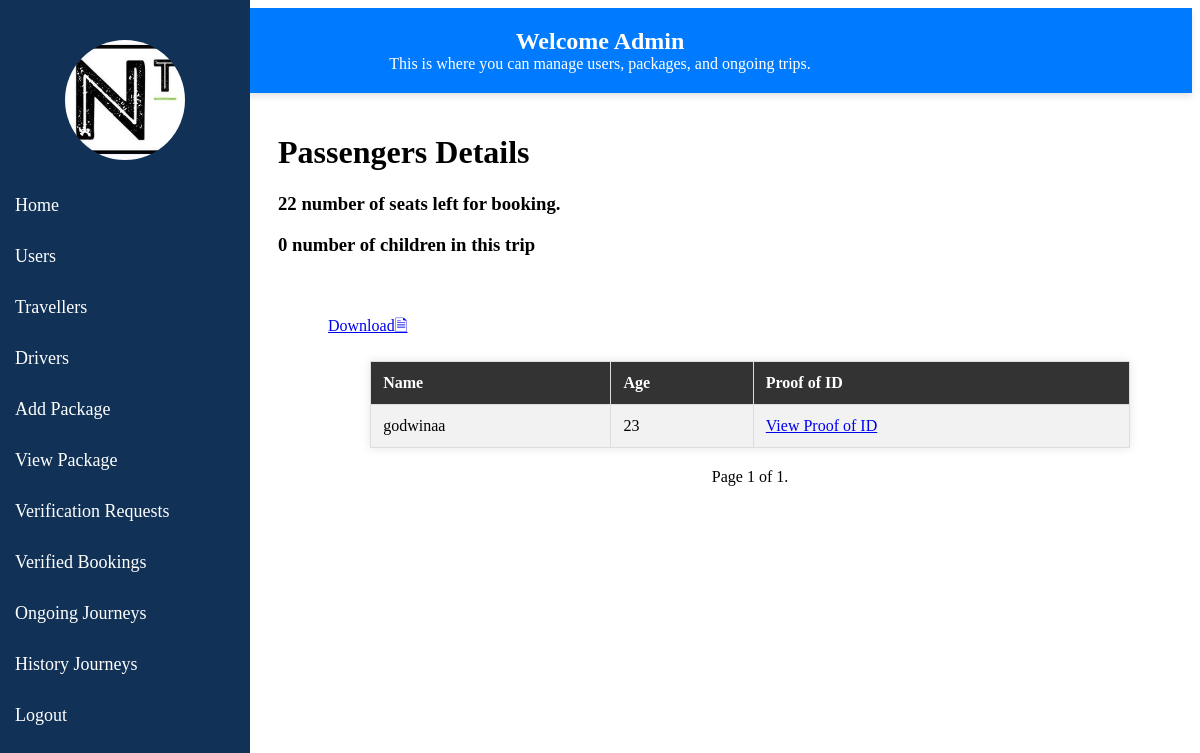
The page /booking_list/5987 (signed in) on the database its author committed.
### Niwi_Travels/models.py (models this page shows, shortened)
class TravelPackage(models.Model):
    STATUS_CHOICES = (
        ('Running', 'Running'),
        ('Paused', 'Paused'),
    )
    ACCOMMODATION_CHOICES = (
        ('Included', 'Included'),
        ('Excluded', 'Excluded'),
    )
    FEED_CHOICES = (
        ('Save', 'Save'),
        ('Post', 'Post'),
    )
    package_name = models.CharField(max_length=100)
    description = models.TextField()
    destination = models.CharField(max_length=100)
    duration = models.PositiveIntegerField()
    price = models.DecimalField(max_digits=10, decimal_places=2)
    start_date = models.DateField()
    end_date = models.DateField()
    accommodation = models.CharField(max_length=100, choices=ACCOMMODATION_CHOICES,default='Included')
    transportation = models.CharField(max_length=100)
    activities = models.TextField()
    inclusions = models.TextField()
    exclusions = models.TextField()
    images = models.ImageField(upload_to='package_images/')
    availability = models.PositiveIntegerField()
    booking_deadline = models.DateField()
    category = models.CharField(max_length=50)
    tags = models.CharField(max_length=100)
    cancellation_policy = models.TextField()
    status = models.CharField(max_length=10, choices=STATUS_CHOICES, default='Pending')
    feed = models.CharField(max_length=10, choices=FEED_CHOICES, default='Save')

class Passenger(models.Model):
    passenger_name = models.CharField(max_length=100)
    passenger_age = models.PositiveIntegerField()
    proof_of_id = models.FileField(upload_to='passenger_ids/')
    package = models.ForeignKey(TravelPackage, on_delete=models.CASCADE)  # Assuming TravelPackage is your package model
    user = models.ForeignKey(User, on_delete=models.CASCADE)  # Associate each passenger with a user
    status = models.CharField(max_length=20, default='Pending')  # Assuming 'Pending' is the default status
    booking = models.ForeignKey(Booking, on_delete=models.CASCADE, related_name='passengers', null=True, blank=True)
    def __str__(self):
        return self.passenger_name

### Niwi_Travels/views.py (the view)
# urls.py: path('booking_list/<int:package_id>', views.booking_list, name='booking_list'),
@login_required(login_url='log')
def booking_list(request, package_id):
    package = get_object_or_404(TravelPackage, id=package_id)
    verified_passengers = Booking.objects.filter( package=package, status='Confirmed', payment='Paid')
    passengers=[]
    for i in verified_passengers:
        passenger = Passenger.objects.filter(booking_id=i,package_id=package_id,)
        for j in passenger:
            passengers.append(j)
    print(passengers)
    sum_of_children = verified_passengers.aggregate(Sum('children'))['children__sum']
    print(sum_of_children)
    bookings = Booking.objects.filter(package=package, status='Confirmed')
    unique_users = set()
    booking_details = []
    for booking in bookings:
        user_id = booking.user.id
        if user_id not in unique_users:
            user_info = {
                'package_id': booking.package.id,
                'location': booking.user.traveller.country,
                'package_name': booking.package.package_name,
                'start_date': booking.package.start_date,
                'user_email': booking.user.email,
                'passenger_details_url': reverse('passenger_count', args=[booking.id]),
                'verification_status': booking.status,
                'user_id': user_id,  # Add user id for the form action URL
            }
            booking_details.append(user_info)
            unique_users.add(user_id)
    items_per_page = 10
    paginator = Paginator(passengers, items_per_page)
    page = request.GET.get('page')
    try:
        passengers = paginator.page(page)
    except PageNotAnInteger:
        passengers = paginator.page(1)
    except EmptyPage:
        passengers = paginator.page(paginator.num_pages)
    return render(request, 'passenger_count.html', {'package': package, 'passengers': passengers,'sum_of_children':sum_of_children})

### templates/passenger_count.html (shortened to what this page needs)
{% load static %}
<!DOCTYPE html>
<html>
<head>
</head>
<body>
    <div class="sidebar">
        <div class="profile-picture"></div>
        <a href="/admins" id="logout-link">Home</a>
        <a href="{% url 'user_list' %}">Users </a>
        <a href="/travellers">Travellers</a>
        <a href="/drivers">Drivers</a>
        <a href="/upload_package">Add Package</a>
        <a href="/view-packages">View Package</a>
        <a href="/bookings">Verification Requests</a>
        <a href="/verified_bookings">Verified Bookings</a>
        <a href="/ongoing-bookings" id="logout-link">Ongoing Journeys</a>
        <a href="/history-bookings">History Journeys</a>
        <a href="/logout" id="logout-link">Logout</a>
    </div>
    <div class="navbar">
        <h1>Welcome Admin</h1>
        <p>This is where you can manage users, packages, and ongoing trips.</p>
    </div>
        <div class="main-content">
            <h1>Passengers Details</h1>
            <h3>{{ package.availability }}  number of seats left for booking. </h3>
            <h3>{{ sum_of_children }} number of children in this trip</h3>
        </div>
        <div class="table-container">
                <main>
                    <a href="{% url 'export_passenger_data_to_excel' package_id=package.id %}" class="btn btn-primary">Download🗎</a>
            <table border="1">
                <tr>
                    <th>Name</th>
                    <th>Age</th>
                    <th>Proof of ID</th>
                </tr>
                {% for passenger in passengers %}
                <tr>
                    <td>{{ passenger.passenger_name }}</td>
                    <td>{{ passenger.passenger_age }}</td>
                    <td><a href="{{ passenger.proof_of_id.url }}" target="_blank">View Proof of ID</a></td>
                </tr>
                {% empty %}
                <tr>
                    <td colspan="3">No passengers found for this package.</td>
                </tr>
                {% endfor %}
            </table>
            <div class="pagination">
                <span class="current">Page {{ passengers.number }} of {{ passengers.paginator.num_pages }}.</span>
            </div>
        </main>
    </div>
</body>
</html>

### rows shown on the page
TravelPackage: availability "22"
Passenger: passenger_name "godwinaa", passenger_age "23"

### other values the page prints
{{ sum_of_children }} "0"
{{ passengers.number }} "1"
{{ passengers.paginator.num_pages }} "1"
